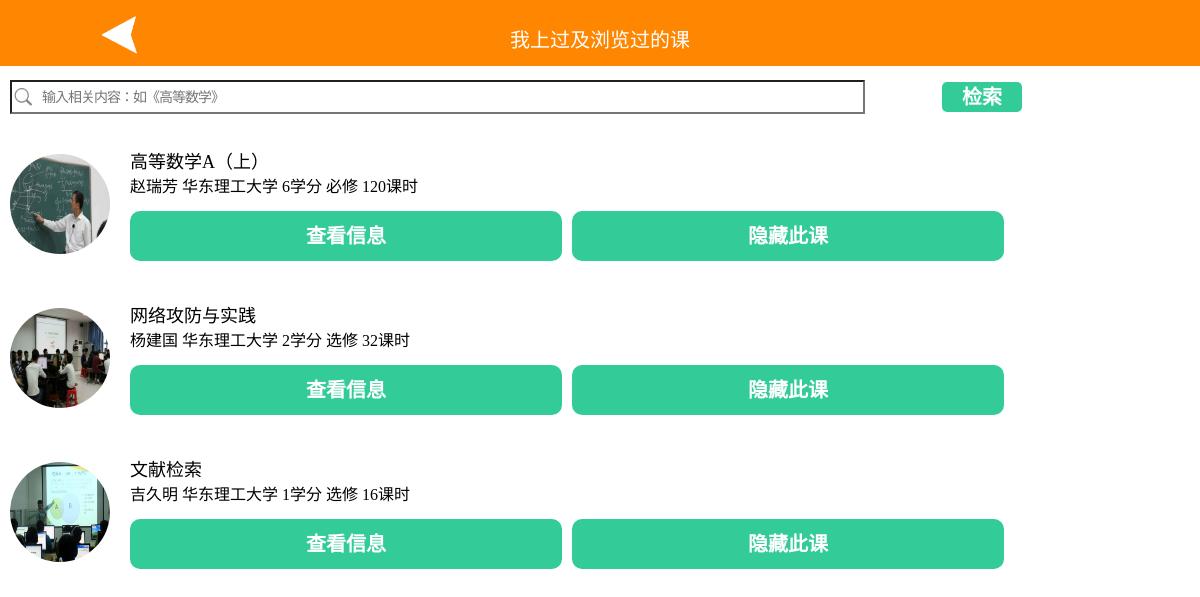
The app's page /22mylessonhistory.php (signed in) with its own data.
### tables this page shows
CREATE TABLE `user_course` (
  `ucid` int(11) NOT NULL AUTO_INCREMENT,
  `uid` int(11) NOT NULL,
  `course_id` int(11) NOT NULL,
  `hide` tinyint(1) NOT NULL,
  `cname` varchar(25) NOT NULL,
  `teacher` varchar(6) DEFAULT NULL,
  `credit` int(2) DEFAULT NULL,
  `course_hour` int(5) DEFAULT NULL,
  `content` varchar(500) DEFAULT NULL,
  `school` varchar(20) DEFAULT NULL,
  `examination` varchar(50) DEFAULT NULL,
  `textbook` varchar(50) DEFAULT NULL,
  `course_nature` varchar(2) DEFAULT NULL,
  PRIMARY KEY (`ucid`)
);

CREATE TABLE `course` (
  `course_id` int(11) NOT NULL AUTO_INCREMENT,
  `cname` varchar(25) NOT NULL,
  `teacher` varchar(6) NOT NULL,
  `credit` float DEFAULT NULL,
  `course_hour` int(5) DEFAULT NULL,
  `content` varchar(500) NOT NULL,
  `school` varchar(20) NOT NULL,
  `examination` varchar(50) NOT NULL,
  `textbook` varchar(50) NOT NULL,
  `course_nature` varchar(2) NOT NULL,
  `picture` varchar(200) NOT NULL,
  PRIMARY KEY (`course_id`)
);

### 22mylessonhistory.php (the view, shortened to what this page needs)
<!doctype html>
<html>
<head>
	</head>
<body>
<table class="heading" width="100%" border="0" cellpadding="0" cellspacing="0" >
  <tbody>
    <tr>
      <td width="20%" bgcolor="#FF8600"><a href="javascript:history.go(-1)" target="_self"><img src="jiantou.gif" height="40vx" width="40vx"></a></td>
      <td width="60%" bgcolor="#FF8600"><p>我上过及浏览过的课</p></td>
      <td width="20%" bgcolor="#FF8600"></td>
    </tr>
  </tbody>
</table>
<table class="input" width="95%" border="0" cellpadding="0" cellspacing="0">
  <tbody>
    <tr>
      <td width="80%">
	  <form action="22mylessonhistory_search.php" method="post">
      	<input id="shuru" type="" name="shuru" placeholder="输入相关内容：如《高等数学》"/>
      	</form>
      </td>
      <td width="20%">
		  <p><button type="submit" class="sousuo">检索</button></p>
		  </td>
    </tr>
  </tbody>
</table>
<div class="overflow">
<?php
$uid=$_SESSION['uid'];
    try{
		$pdo=new PDO('mysql:host=localhost; dbname=gaoxiaoxlsc','root','');
		$pdo->exec('SET NAMES"utf8"');
	}catch(Exeception $e){
		$output='Unable to connect to the database server.';
		exit();
	}
	try{
		$sql="select * from user_course INNER JOIN course on uid=$uid and user_course.course_id=course.course_id";
		$result = $pdo->query($sql);
	}catch(Exception $e){
		$output = 'Error performing update'.$e->getMessage();
		echo $output;
		exit();
	}
		foreach($result as $row){
			$cname=$row["cname"];
	        $teacher=$row["teacher"];
			$school=$row["school"];
	        $credit=$row["credit"];
	        $course_hour=$row["course_hour"];
	        $course_nature=$row["course_nature"];
			$picture=$row['picture'];
	?>
<table class="inner" width="100%" border="0" cellpadding="0" cellspacing="0">
<tbody>
  <tr>
    <td width="100px" rowspan="2"><div class="image">
    <img src="<?php echo $picture; ?>" width="100px" height="100px"> </div></td>
    <td><div class="info"><?php echo $cname; ?></div>
    <div class="info1">
	<?php
	if($teacher!=""){echo $teacher." ";}
	if($school!=""){echo $school." ";}
	if($credit!=""){echo $credit."学分 ";}
	if($course_nature!=""){echo $course_nature." ";}
	if($course_hour!=""){echo $course_hour."课时 ";}
	?>
	</div></td>
  </tr>
  <tr>
    <td><form action="15indicatedlesson.php" method="post">
		<button class="hide" type="submit">查看信息</button>
	  </form>
      <a href="">
      <span class="hide">隐藏此课</span></a>
      </td>
  </tr>
</tbody>
</table>
<?php
		}
		?>
</div>
</body>
</html>

### 22mylessonhistory.php (style rules this page uses)
* { margin: 0; padding: 0; }
body { background-image:url(""); background-position: center 0; background-size:cover; margin: 0px; }
.heading { position:fixed; top: 0; }
.heading td { text-align: center; height:35px; line-height: 35px; padding-top: 15px; padding-bottom: 0px; font-family: "黑体"; font-size: 20px; color:#ffffff; margin:2px; }
.inner { margin: 20px 0px 20px 0px; }
.image { margin:20px 10px 10px 10px; border-radius: 50px; width: 100px; float:left; }
.image img { border-radius: 50px; }
.info { font-family: "黑体"; font-size: 18px; margin: 5px 10px 0px; }
.info1 { font-family: "黑体"; font-size: 16px; margin: 0px 10px 0px; font-weight: lighter; }
.hide { text-align: center; float:left; width:40%; margin: 0 auto; height:50px; line-height: 50px; margin: 0px 0px 0px 10px; color:#ffffff; border-radius: 10px;; background-color: #33cc99; font-size: 20px; font-family: "黑体"; font-weight: bold; border: none; }
.input { margin:20px 0px 20px 10px; }
.input #shuru { height:30px; line-height: 30px; width:90%; background-color: #eeeeee; background: url("sousuo.png") no-repeat scroll left center transparent; background-size: 20px 18px; padding-left: 30px; font-size: 14px; letter-spacing: -1px; }
.input .sousuo { font-size: 20px; font-weight: bold; font-family: "黑体"; color: #ffffff; background-color: #33cc99; margin-left: 20px; border-radius: 5px; text-align: center; height: 30px; width: 80px; line-height: 30px; border: none; }
a { text-decoration: none; }

### records on screen
user_course: course.picture (picture), course.cname "高等数学A（上）", course.teacher "赵瑞芳", course.school "华东理工大学", course.credit "6", course.course_nature "必修", course.course_hour "120"
user_course: course.picture (picture), course.cname "网络攻防与实践", course.teacher "杨建国", course.school "华东理工大学", course.credit "2", course.course_nature "选修", course.course_hour "32"
user_course: course.picture (picture), course.cname "文献检索", course.teacher "吉久明", course.school "华东理工大学", course.credit "1", course.course_nature "选修", course.course_hour "16"
